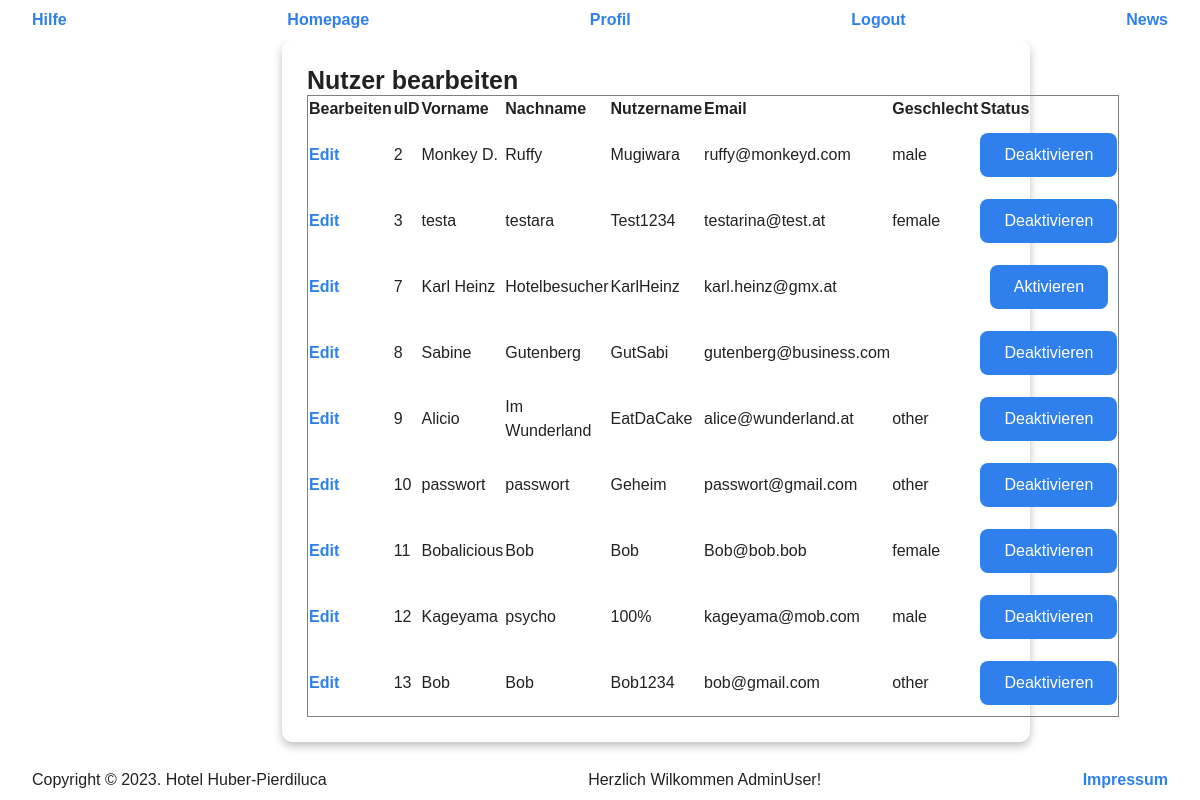
Page /profile_uebersicht.php (signed in) on the committed database.
### tables this page shows
CREATE TABLE `user` (
  `uID` int(11) NOT NULL,
  `uemail` varchar(100) NOT NULL,
  `uname` varchar(50) NOT NULL,
  `upassword` varchar(260) NOT NULL,
  `sex` enum('male','female','other') NOT NULL,
  `firstname` varchar(50) NOT NULL,
  `lastname` varchar(50) NOT NULL,
  `isAdmin` tinyint(1) NOT NULL DEFAULT 0,
  `isActive` tinyint(1) NOT NULL DEFAULT 1
);

### profile_uebersicht.php (the view, shortened to what this page needs)
<?php
require_once("db/dbaccess.php");
$query = "SELECT uID, firstname, lastname, uname, uemail, sex, isActive FROM user WHERE isAdmin = 0";
$result = $db->query($query);
if ($result) {
    include("inc/header.php");
?>
    <div class="background-overlay">
        <div class="container">
            <div class="panel-container">
                <div class="table-panel">
                    <h1 class="panel_heading">Nutzer bearbeiten</h1>
                    <?php
                    echo "<div class='table-container'><table border='1'>
                            <tr>
                                <th>Bearbeiten</th>
                                <th>uID</th>
                                <th>Vorname</th>
                                <th>Nachname</th>
                                <th>Nutzername</th>
                                <th>Email</th>
                                <th>Geschlecht</th>
                                <th>Status</th>
                            </tr>";
                    while ($row = $result->fetch_assoc()) {
                        $statusButton = ($row['isActive'] == 1) ? 'Deaktivieren' : 'Aktivieren';
                        echo "<tr>
                                <td><a href='profile_verwalten.php?user_id={$row['uID']}'>Edit</a></td>
                                <td>{$row['uID']}</td>
                                <td>{$row['firstname']}</td>
                                <td>{$row['lastname']}</td>
                                <td>{$row['uname']}</td>
                                <td>{$row['uemail']}</td>
                                <td>{$row['sex']}</td>
                                <td>
                                    <form method='post'>
                                        <input type='hidden' name='user_id' value='{$row['uID']}'>
                                        <input type='hidden' name='action' value='toggleStatus'>
                                        <button type='submit'>{$statusButton}</button>
                                    </form>
                                </td>
                              </tr>";
                    }
                    echo "</table></div>";
                    ?>
                </div>
            </div>
        </div>
    </div>
<?php
    include("inc/footer.php");
} else {
    echo "Error: " . $db->error;
}
?>

### inc/header.php (shortened to what this page needs)
<!DOCTYPE html>
<html lang="de">
<head>
    <link rel="stylesheet" href="\Hotel_Huber_Pierdiluca\css\bootstrap.min.css">
    <link rel="stylesheet" href="\Hotel_Huber_Pierdiluca\css\style.css">
</head>
<header>
    <nav>
        <ul class="navbar">
            <li class="navbarlist"><a href="hilfe.php">Hilfe</a></li>
            <li class="navbarlist"><a href="homepage.php">Homepage</a></li>
            <?php
                if (isset($_SESSION['loggedin']) && $_SESSION['loggedin'] == true) {
                   echo '<li class="navbarlist"><a href="profil.php">Profil</a></li>';
                   echo '<li class="navbarlist"><a href="Logout.php" onclick="confirmLogout()">Logout</a></li>';
                }
                else{
                    echo '<li class="navbarlist"><a href="registrierung.php">Registrierung</li>';
                    echo '<li class="navbarlist"><a href="login.php">Login</a></a></li>';
                    $_SESSION["loggedin"]=false;
                }
            ?>
            <li class="navbarlist"><a href="news.php">News</a></li>
        </ul>
    </nav>
</header>
<main>

### inc/footer.php (shortened to what this page needs)
<?php
if(isset($_SESSION['loggedin']) && $_SESSION['loggedin'] == true){
    $user_id = $_SESSION['user_id'];
    $query = "SELECT uname FROM user WHERE uID = ?";
    $stmt = $db->prepare($query);
    $stmt->bind_param("i", $user_id);
    $stmt->execute();
    $stmt->bind_result($uname);
}
?>
</main>
    <footer class="fixed-bottom">
        <nav>
            <ul class="navbar">
                <li class="navbarlist">Copyright &copy 2023. Hotel Huber-Pierdiluca</li>
                <?php
                    if(isset($_SESSION['loggedin']) && $_SESSION['loggedin'] == true){
                    echo '<li class ="navbarlist"> Herzlich Wilkommen '.$uname.'!</li>';
                    }else{
                        echo 'Sie sind nicht eingeloggt!';
                    }
                ?>
                <li class="navbarlist"><a href="Impressum.php">Impressum</a></li>
            </ul>
        </nav>
    </footer>
</body>
</html>

### css/style.css (style rules this page uses)
:root { --text-color: #828282; --border-color: #e0e0e0; --primary-color: #2f80ed; }
* { margin:0; line-height:1.5; font-family: Arial, sans-serif; box-sizing:border-box; }
a { color: var(--primary-color); text-decoration:none; font-weight:bold; }
.fixed-bottom { background-image: none; background-color: white; }
.navbar { list-style-type: none; margin:0; background-image: none; background-color: white; padding-left: 32px; padding-right: 32px; }
.navbarlist { display:inline; }
.panel-container { grid-column: 4/12; }
.table-panel { background-color: white; padding: 25px; border-radius: 10px; box-shadow: 0px 4px 8px rgba(0,0,0,0.25); margin-left: 15em; max-width:67%; align-content:center; align-self:center; }
.table-container { align-self:center; }
.panel_heading { font-size: 25px; font-weight: 700; margin: 0; align-content: center; }
button { display: block; margin: 10px auto; border: 10px; padding: 10px 24px; color: white; background-color: var(--primary-color); border-radius: 8px; }

### rows in the picture
user: uID "2", firstname "Monkey D.", lastname "Ruffy", uname "Mugiwara", uemail "ruffy@monkeyd.com", sex "male", isActive "Deaktivieren"
user: uID "3", firstname "testa", lastname "testara", uname "Test1234", uemail "testarina@test.at", sex "female", isActive "Deaktivieren"
user: uID "7", firstname "Karl Heinz", lastname "Hotelbesucher", uname "KarlHeinz", uemail "karl.heinz@gmx.at", isActive "Aktivieren"
user: uID "8", firstname "Sabine", lastname "Gutenberg", uname "GutSabi", uemail "gutenberg@business.com", isActive "Deaktivieren"
user: uID "9", firstname "Alicio", lastname "Im Wunderland", uname "EatDaCake", uemail "alice@wunderland.at", sex "other", isActive "Deaktivieren"
user: uID "10", firstname "passwort", lastname "passwort", uname "Geheim", uemail "passwort@gmail.com", sex "other", isActive "Deaktivieren"
user: uID "11", firstname "Bobalicious", lastname "Bob", uname "Bob", uemail "Bob@bob.bob", sex "female", isActive "Deaktivieren"
user: uID "12", firstname "Kageyama", lastname "psycho", uname "100%", uemail "kageyama@mob.com", sex "male", isActive "Deaktivieren"
user: uID "13", firstname "Bob", lastname "Bob", uname "Bob1234", uemail "bob@gmail.com", sex "other", isActive "Deaktivieren"
user: uname "AdminUser"
